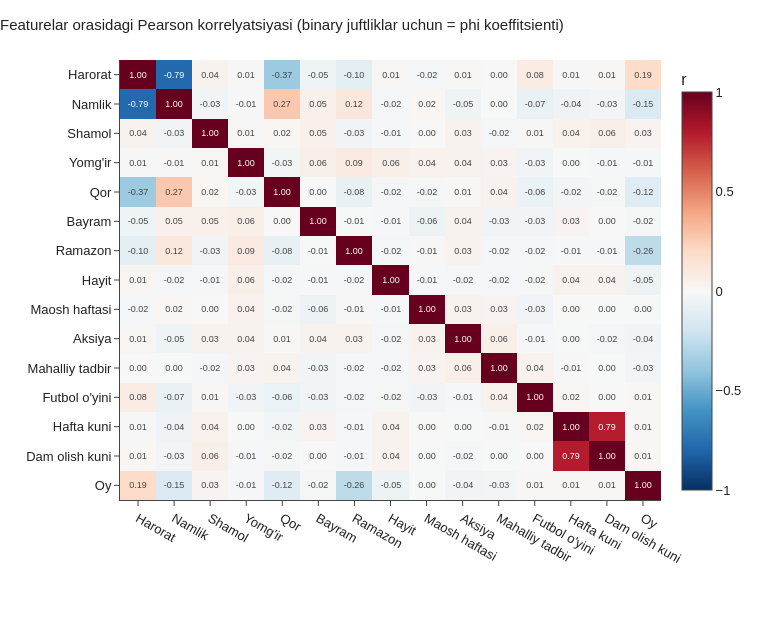

Notebook code cell kept with this figure:
### Markdown cell above
## C. X ↔ X: featurelarning o'zaro munosabati

### C1. Korrelyatsiya matritsasi

### Code cell
xx_cols = WEATHER_NUM + BINARY + ["weekday", "is_weekend", "month"]
C = train[xx_cols].astype(float).corr()
lab = [NAMES[c] for c in xx_cols]
fig = go.Figure(go.Heatmap(z=C.values, x=lab, y=lab, zmin=-1, zmax=1, colorscale=style.DIV_SCALE, reversescale=True,
                           text=np.round(C.values, 2), texttemplate="%{text:.2f}", textfont=dict(size=9),
                           colorbar=dict(title="r")))
fig.update_yaxes(autorange="reversed")
fig.update_layout(title="Featurelar orasidagi Pearson korrelyatsiyasi (binary juftliklar uchun = phi koeffitsienti)",
                  height=620, width=760, margin=dict(l=120, b=120))
style.save(fig, "02_corr_X")

### Figure 1 — Plotly figure (JSON) as saved in the notebook; plotly's stock layout.template omitted (floating-point values rounded to 4 significant figures; data arrays with more than 128 entries replaced by an {"elided": "..."} marker saying what was removed)
{"data": [{"colorbar": {"title": {"text": "r"}}, "colorscale": [[0, "rgb(103,0,31)"], [0.1, "rgb(178,24,43)"], [0.2, "rgb(214,96,77)"], [0.3, "rgb(244,165,130)"], [0.4, "rgb(253,219,199)"], [0.5, "rgb(247,247,247)"], [0.6, "rgb(209,229,240)"], [0.7, "rgb(146,197,222)"], [0.8, "rgb(67,147,195)"], [0.9, "rgb(33,102,172)"], [1, "rgb(5,48,97)"]], "reversescale": true, "text": {"elided": "15x15 float values"}, "textfont": {"size": 9}, "texttemplate": "%{text:.2f}", "type": "heatmap", "x": ["Harorat", "Namlik", "Shamol", "Yomg'ir", "Qor", "Bayram", "Ramazon", "Hayit", "Maosh haftasi", "Aksiya", "Mahalliy tadbir", "Futbol o'yini", "Hafta kuni", "Dam olish kuni", "Oy"], "y": ["Harorat", "Namlik", "Shamol", "Yomg'ir", "Qor", "Bayram", "Ramazon", "Hayit", "Maosh haftasi", "Aksiya", "Mahalliy tadbir", "Futbol o'yini", "Hafta kuni", "Dam olish kuni", "Oy"], "z": {"elided": "15x15 float values"}, "zmax": 1, "zmin": -1}], "layout": {"height": 620, "margin": {"b": 120, "l": 120}, "title": {"text": "Featurelar orasidagi Pearson korrelyatsiyasi (binary juftliklar uchun = phi koeffitsienti)"}, "width": 760, "yaxis": {"autorange": "reversed"}}}
